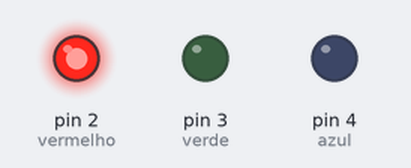
A sketch run on a simulated Arduino Uno, built with avr-gcc and run on an emulated ATmega328P. On the bench: output pins drawn as LEDs (lit = HIGH).

Above: at 0.2 s.
At 0.7 s:
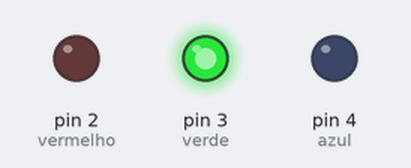
At 2.7 s:
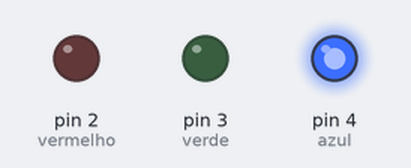
Timing chart, 0 to 3.5 s (numbered marks = the images above):
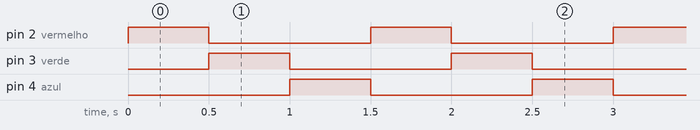

The sketch:

segundoprojeto.ino
```cpp
int vermelho = 2;
int verde = 3;
int azul = 4;

void setup() {
  pinMode(vermelho, OUTPUT);
  pinMode(verde, OUTPUT);
  pinMode(azul, OUTPUT);
}

void loop() {
  digitalWrite(vermelho, HIGH);
  delay(500);
  digitalWrite(vermelho, LOW);

  digitalWrite(verde, HIGH);
  delay(500);
  digitalWrite(verde, LOW);

  digitalWrite(azul, HIGH);
  delay(500);
  digitalWrite(azul, LOW);
}
```

Measured:
- by itself, pin 2 (vermelho), pin 3 (verde), pin 4 (azul): alternates HIGH for 0.50 s and LOW for 1.0 s
- by itself, everything shown: repeats every 1.5 s, in 4 steps
